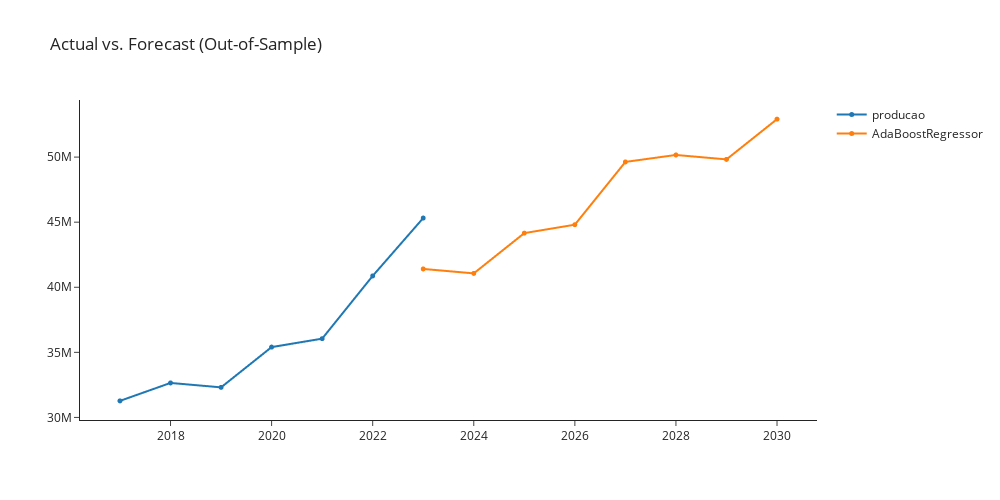

Notebook code cell kept with this figure:
### Markdown cell above
## ada_cds_dt

### Code cell
ada_cds_dt = exp.create_model('ada_cds_dt')
exp.plot_model(plot = 'decomp', 
               data_kwargs = {'type' : 'multiplicative'},
               fig_kwargs = {"height":500,"width":1000,"template": "simple_white","hoverinfo":"none","big_data_threshold":10})
exp.plot_model(estimator = ada_cds_dt, 
               plot = 'forecast', 
               data_kwargs = {'fh' : 8},
               fig_kwargs = {"height":500,"width":1000,"template": "simple_white","hoverinfo":"none","big_data_threshold":10})

### Figure 1 — Plotly figure (JSON) as saved in the notebook; plotly's stock layout.template omitted (floating-point values rounded to 4 significant figures)
{"data": [{"hoverinfo": "none", "line": {"width": 2}, "marker": {"size": 5}, "mode": "lines+markers", "name": "producao", "type": "scattergl", "x": [2017, 2018, 2019, 2020, 2021, 2022, 2023, 2024, 2025, 2026, 2027, 2028, 2029, 2030], "xaxis": "x", "y": [31271827, 32650425, 32310076, 35403507, 36051673, 40872194, 45316887, null, null, null, null, null, null, null], "yaxis": "y"}, {"hoverinfo": "none", "line": {"width": 2}, "marker": {"size": 5}, "mode": "lines+markers", "name": "AdaBoostRegressor", "type": "scattergl", "x": [2017, 2018, 2019, 2020, 2021, 2022, 2023, 2024, 2025, 2026, 2027, 2028, 2029, 2030], "xaxis": "x", "y": [null, null, null, null, null, null, 41410000.0, 41070000.0, 44160000.0, 44810000.0, 49630000.0, 50160000.0, 49820000.0, 52920000.0], "yaxis": "y"}], "layout": {"autosize": false, "height": 500, "showlegend": true, "title": {"text": "Actual vs. Forecast (Out-of-Sample)"}, "width": 1000, "xaxis": {"anchor": "y", "domain": [0, 1]}, "yaxis": {"anchor": "x", "domain": [0, 1]}}}
